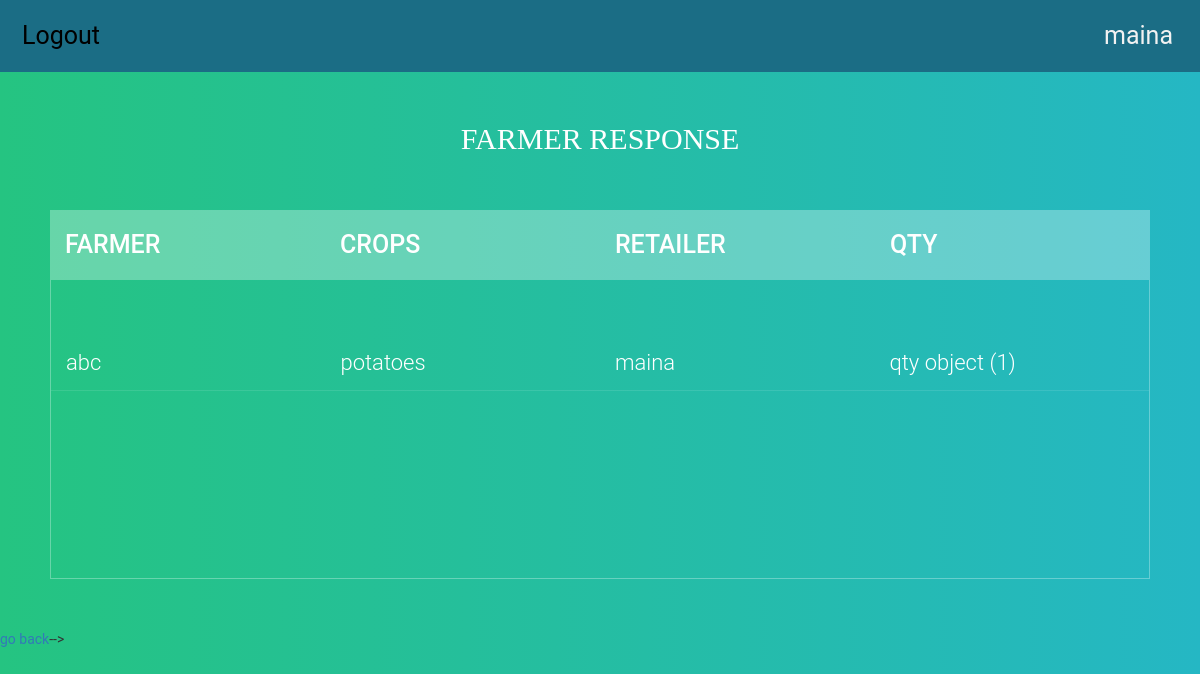
Page /response_recv/ (signed in) on the committed database.
### homepage/models.py (models this page shows)
class sell(models.Model):
    user = models.ForeignKey(User, default=1)
    farmer_details = models.ForeignKey(farmer)
    crop_details = models.ForeignKey(crop)
    retailer_details = models.ForeignKey(User , default=2, related_name="retailer_details")
    qty_sold_at = models.ForeignKey(qty)

class farmer(models.Model):
    user = models.ForeignKey(User, default=1)
    fname = models.CharField(max_length=250)
    crop_details = models.ForeignKey(crop)
    phone = models.IntegerField(default=0)
    address = models.CharField(max_length=500)
    aadhar_no = models.IntegerField(default=0)
    def __str__(self):
        return self.fname

class crop(models.Model):
    cropid = models.AutoField(primary_key=True)
    cname = models.CharField(max_length=250)
    cimage = models.ImageField(upload_to = 'Desktop/', default = 'Desktop/None/no-img.jpg')
    def __str__(self):
        return self.cname

class qty(models.Model):
    fid = models.CharField(max_length=250)
    crop_details =  models.ForeignKey(crop)
    q = models.IntegerField
    price = models.FloatField

### homepage/views.py (the view)
# urls.py: url(r'^response_recv/$', views.response_recv, name='response_recv'),
def response_recv(request):
    print(request.user)
    posts = sell.objects.filter(retailer_details=request.user);
    args = {'posts': posts}
    return render(request, 'homepage/response_recv.html', args)

### homepage/templates/homepage/response_recv.html (shortened to what this page needs)
{% load staticfiles %}
<html>
<head>
  <link rel="stylesheet" href="https://maxcdn.bootstrapcdn.com/bootstrap/3.3.7/css/bootstrap.min.css">
 <link href="{% static 'homepage/tablecss.css' %}" rel="stylesheet">
</head>
<body  id="myPage"  data-spy="scroll" data-target=".navbar" data-offset="60">
<div class="topnav">
     <a  href="{% url 'retailerlogoutt' %}">Logout</a>
    <a class="activee" href="{% url 'retailer_dash' %}"> {{ user }}  </a>
 </div>
<section>
  <h1>Farmer Response</h1>
  <div class="tbl-header">
    <table cellpadding="0" cellspacing="0" border="0">
      <thead>
        <tr>
          <th>FARMER</th>
          <th>CROPS</th>
            <th>RETAILER</th>
          <th>Qty</th>
        </tr>
      </thead>
    </table>
  </div>
  <div class="tbl-content">
    <table cellpadding="0" cellspacing="0" border="0">
      <tbody>
          {% for p in posts %}
        <tr>
          <td>{{ p.farmer_details }}</td>
          <td>{{ p.crop_details }}</td>
          <td>{{ p.retailer_details }}</td>
          <td>{{ p.qty_sold_at }}</td>
        </tr>
         {% endfor %}
      </tbody>
    </table>
  </div>
</section>
<a href="{% url 'retailer_dash' %}"> go back</a>-->
</body>
</html>

### homepage/static/homepage/tablecss.css (style rules this page uses)
h1 { font-size: 30px; color: #fff; text-transform: uppercase; font-weight: 300; font-family: cursive; text-align: center; margin-bottom: 15px; }
table { margin-top: 5%; width:100%; table-layout: fixed; }
.tbl-header { background-color: rgba(255,255,255,0.3); }
.tbl-content { height:300px; overflow-x:auto; margin-top: 0px; border: 1px solid rgba(255,255,255,0.3); }
th { padding: 20px 15px; text-align: left; font-weight: 500; font-size: 25px; color: #fff; text-transform: uppercase; }
td { padding: 15px; text-align: left; vertical-align:middle; font-weight: 300; font-size: 22px; color: #fff; border-bottom: solid 1px rgba(255,255,255,0.1); }
body { background: -webkit-linear-gradient(left, #25c481, #25b7c4); background: linear-gradient(to right, #25c481, #25b7c4); font-family: 'Roboto', sans-serif; }
section { margin: 50px; }

### homepage/templates/homepage/response_recv.html (style rules this page uses)
.topnav { position: relative; }
.topnav { overflow: hidden; background-color: #1b6d85; }
.topnav a { float: left; display: block; color: #f2f2f2; text-align: center; padding: 18px 22px; text-decoration: none; font-size: 25px; }
.activee { margin-left: 80%; }

### rows in the picture
sell: farmer_details "abc", crop_details "potatoes", retailer_details "maina", qty_sold_at "qty object (1)"

### other values in the picture
{{ user }} "maina"
